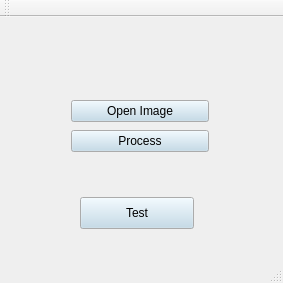
<?xml version="1.0" encoding="UTF-8"?>
<ui version="4.0">
 <class>MainWindow</class>
 <widget class="QMainWindow" name="MainWindow">
  <property name="geometry">
   <rect>
    <x>0</x>
    <y>0</y>
    <width>283</width>
    <height>283</height>
   </rect>
  </property>
  <property name="palette">
   <palette>
    <active>
     <colorrole role="Button">
      <brush brushstyle="SolidPattern">
       <color alpha="255">
        <red>189</red>
        <green>216</green>
        <blue>232</blue>
       </color>
      </brush>
     </colorrole>
    </active>
    <inactive>
     <colorrole role="Button">
      <brush brushstyle="SolidPattern">
       <color alpha="255">
        <red>189</red>
        <green>216</green>
        <blue>232</blue>
       </color>
      </brush>
     </colorrole>
    </inactive>
    <disabled>
     <colorrole role="Button">
      <brush brushstyle="SolidPattern">
       <color alpha="255">
        <red>189</red>
        <green>216</green>
        <blue>232</blue>
       </color>
      </brush>
     </colorrole>
    </disabled>
   </palette>
  </property>
  <property name="windowTitle">
   <string>MainWindow</string>
  </property>
  <widget class="QWidget" name="centralWidget">
   <widget class="QWidget" name="verticalLayoutWidget">
    <property name="geometry">
     <rect>
      <x>60</x>
      <y>70</y>
      <width>160</width>
      <height>80</height>
     </rect>
    </property>
    <layout class="QVBoxLayout" name="verticalLayout">
     <item>
      <widget class="QPushButton" name="pushButton">
       <property name="text">
        <string>Open Image</string>
       </property>
      </widget>
     </item>
     <item>
      <widget class="QPushButton" name="pushButton_2">
       <property name="text">
        <string>Process</string>
       </property>
      </widget>
     </item>
    </layout>
   </widget>
   <widget class="QPushButton" name="pushButton_3">
    <property name="geometry">
     <rect>
      <x>80</x>
      <y>180</y>
      <width>114</width>
      <height>32</height>
     </rect>
    </property>
    <property name="text">
     <string>Test</string>
    </property>
   </widget>
  </widget>
  <widget class="QMenuBar" name="menuBar">
   <property name="geometry">
    <rect>
     <x>0</x>
     <y>0</y>
     <width>283</width>
     <height>22</height>
    </rect>
   </property>
  </widget>
  <widget class="QToolBar" name="mainToolBar">
   <attribute name="toolBarArea">
    <enum>TopToolBarArea</enum>
   </attribute>
   <attribute name="toolBarBreak">
    <bool>false</bool>
   </attribute>
  </widget>
  <widget class="QStatusBar" name="statusBar"/>
 </widget>
 <layoutdefault spacing="6" margin="11"/>
 <resources/>
 <connections/>
</ui>
